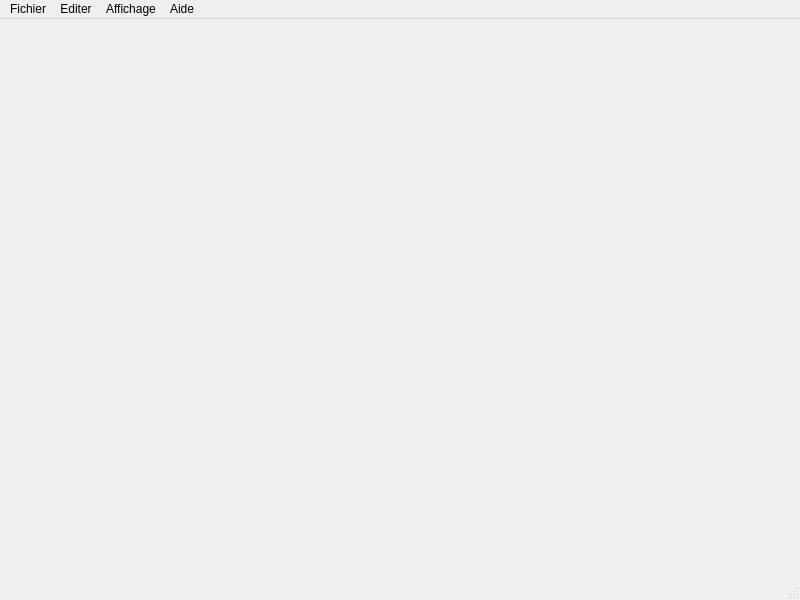
<?xml version="1.0" encoding="UTF-8"?>
<ui version="4.0">
 <class>MainWindow</class>
 <widget class="QMainWindow" name="MainWindow">
  <property name="geometry">
   <rect>
    <x>0</x>
    <y>0</y>
    <width>800</width>
    <height>600</height>
   </rect>
  </property>
  <property name="windowTitle">
   <string>renergieCH</string>
  </property>
  <property name="locale">
   <locale language="French" country="Switzerland"/>
  </property>
  <property name="iconSize">
   <size>
    <width>18</width>
    <height>18</height>
   </size>
  </property>
  <widget class="QWidget" name="centralwidget"/>
  <widget class="QMenuBar" name="menubar">
   <property name="geometry">
    <rect>
     <x>0</x>
     <y>0</y>
     <width>800</width>
     <height>17</height>
    </rect>
   </property>
   <widget class="QMenu" name="menuFichier">
    <property name="title">
     <string>Fichier</string>
    </property>
    <addaction name="actionNouveau"/>
    <addaction name="actionOuvrir"/>
    <addaction name="actionEnregistrer"/>
    <addaction name="actionEnregistrer_sous"/>
    <addaction name="separator"/>
    <addaction name="actionParam_tres"/>
    <addaction name="separator"/>
    <addaction name="actionQuitter"/>
   </widget>
   <widget class="QMenu" name="menuEditer">
    <property name="title">
     <string>Editer</string>
    </property>
   </widget>
   <widget class="QMenu" name="menuAffichage">
    <property name="title">
     <string>Affichage</string>
    </property>
   </widget>
   <widget class="QMenu" name="menuAide">
    <property name="title">
     <string>Aide</string>
    </property>
    <addaction name="actionD_p_t"/>
   </widget>
   <addaction name="menuFichier"/>
   <addaction name="menuEditer"/>
   <addaction name="menuAffichage"/>
   <addaction name="menuAide"/>
  </widget>
  <widget class="QStatusBar" name="statusbar"/>
  <action name="actionD_p_t">
   <property name="text">
    <string>Dépôt...</string>
   </property>
  </action>
  <action name="actionOuvrir">
   <property name="text">
    <string>Ouvrir...</string>
   </property>
  </action>
  <action name="actionEnregistrer">
   <property name="text">
    <string>Enregistrer</string>
   </property>
  </action>
  <action name="actionEnregistrer_sous">
   <property name="text">
    <string>Enregistrer sous...</string>
   </property>
  </action>
  <action name="actionNouveau">
   <property name="text">
    <string>Nouveau</string>
   </property>
  </action>
  <action name="actionParam_tres">
   <property name="text">
    <string>Paramètres</string>
   </property>
  </action>
  <action name="actionQuitter">
   <property name="text">
    <string>Quitter</string>
   </property>
  </action>
 </widget>
 <resources/>
 <connections/>
</ui>
